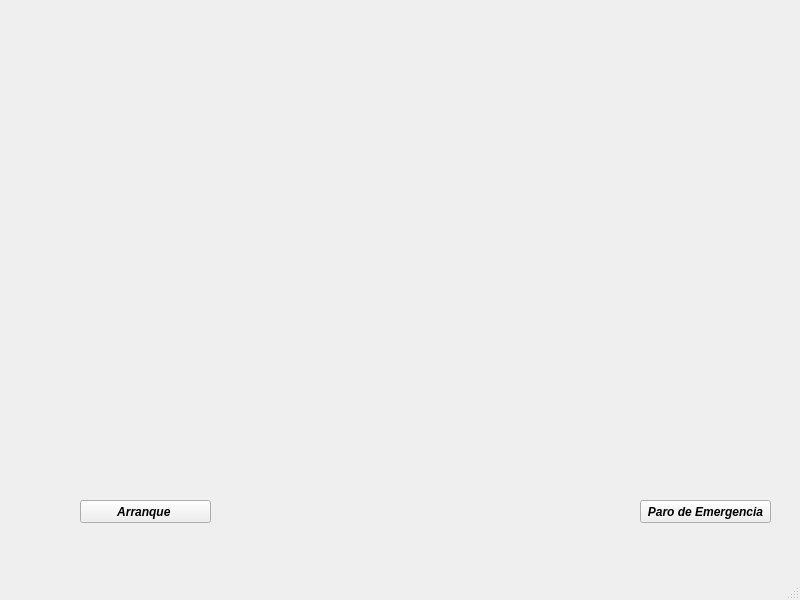
<?xml version="1.0" encoding="UTF-8"?>
<ui version="4.0">
 <class>MainWindow</class>
 <widget class="QMainWindow" name="MainWindow">
  <property name="geometry">
   <rect>
    <x>0</x>
    <y>0</y>
    <width>800</width>
    <height>600</height>
   </rect>
  </property>
  <property name="font">
   <font>
    <family>Arial</family>
    <pointsize>9</pointsize>
    <weight>75</weight>
    <italic>true</italic>
    <bold>true</bold>
   </font>
  </property>
  <property name="windowTitle">
   <string>MainWindow</string>
  </property>
  <widget class="QWidget" name="centralwidget">
   <widget class="QPushButton" name="pushButton">
    <property name="geometry">
     <rect>
      <x>640</x>
      <y>500</y>
      <width>131</width>
      <height>23</height>
     </rect>
    </property>
    <property name="text">
     <string>Paro de Emergencia</string>
    </property>
   </widget>
   <widget class="QPushButton" name="pushButton_2">
    <property name="geometry">
     <rect>
      <x>80</x>
      <y>500</y>
      <width>131</width>
      <height>23</height>
     </rect>
    </property>
    <property name="text">
     <string>Arranque </string>
    </property>
   </widget>
  </widget>
  <widget class="QMenuBar" name="menubar">
   <property name="geometry">
    <rect>
     <x>0</x>
     <y>0</y>
     <width>800</width>
     <height>21</height>
    </rect>
   </property>
  </widget>
  <widget class="QStatusBar" name="statusbar"/>
 </widget>
 <resources/>
 <connections/>
</ui>
